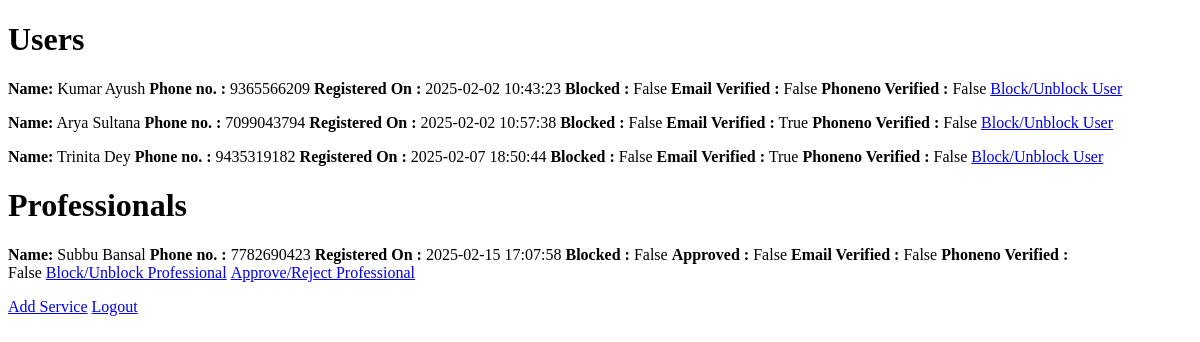
Before: /admin (signed in) with the older database file.
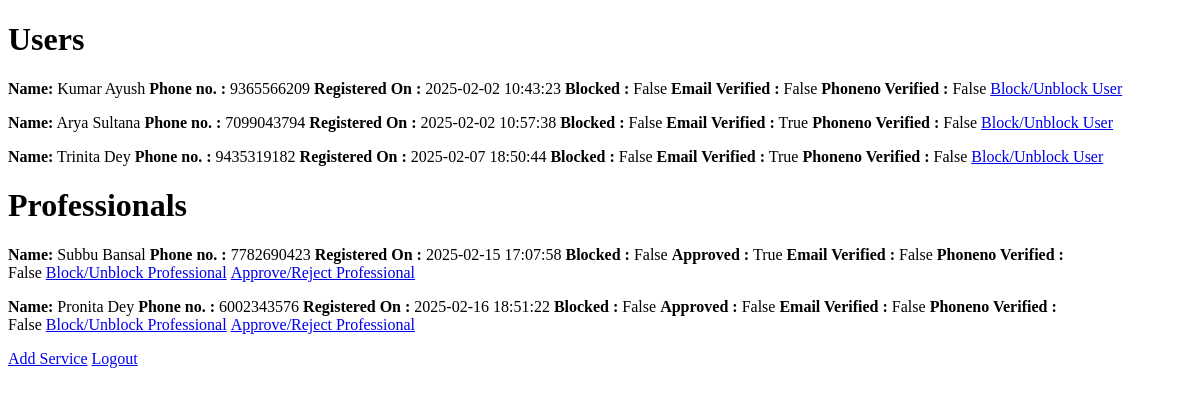
After: the same page with the newer database file.
### models.py (models this page shows, shortened)
class User(UserMixin,db.Model):
    __tablename__="user"
    u_id=db.Column(db.Integer,autoincrement=True,primary_key=True)
    u_f_name=db.Column(db.String,nullable=False,unique=True)
    u_l_name = db.Column(db.String, nullable=False, unique=True)
    date_registred=db.Column(db.DateTime,default=db.func.current_timestamp())
    u_city=db.Column(db.String)
    u_address=db.Column(db.String)
    u_phoneno=db.Column(db.Integer,unique=True,nullable=False)
    u_email=db.Column(db.String,unique=True,nullable=False)
    u_pwd=db.Column(db.String,nullable=False)
    u_img_profile=db.Column(db.String)
    isBlock = db.Column(db.Boolean, default=False)
    e_verification = db.Column(db.Boolean, default=False)
    p_verification = db.Column(db.Boolean, default=False)

class Professional(UserMixin,db.Model):
    __tablename__="professional"
    p_id=db.Column(db.Integer,autoincrement=True,primary_key=True)
    p_f_name=db.Column(db.String,nullable=False,unique=True)
    p_l_name = db.Column(db.String, nullable=False, unique=True)
    p_date_registred=db.Column(db.DateTime,default=db.func.current_timestamp())
    p_city=db.Column(db.String)
    p_address=db.Column(db.String)
    p_phoneno=db.Column(db.Integer,unique=True,nullable=False)
    p_email=db.Column(db.String,unique=True,nullable=False)
    p_pwd=db.Column(db.String,nullable=False)
    p_img_profile=db.Column(db.String)
    isBlock = db.Column(db.Boolean, default=False)
    isApproved=db.Column(db.Boolean,default=False)
    e_verification = db.Column(db.Boolean, default=False)
    p_verification = db.Column(db.Boolean, default=False)
    s_id = db.Column(db.Integer, db.ForeignKey("service.s_id"))

### main.py (the view)
@app.route('/admin',methods=["GET","POST"])
@login_required
def admin():
    try:
        users = User.query.all()
        professionals = Professional.query.all()
        return render_template("admin.html", users=users, professionals=professionals)
    except:
        print("admin login exception")
        return redirect(url_for("admin_login"))

### main.py (called while the page is built)
@login_manager.user_loader
def load_user(user_id):
    parts=str(user_id).split("-")
    if len(parts)!=2:
        return None
    user_type,user_id=parts
    if user_type=="user":
        return User.query.get(int(user_id))
    elif user_type=="prof":
        return Professional.query.get(int(user_id))
    elif user_type=="admin":
        return Admin.query.get(int(user_id))
    else:
        return None

@app.after_request
def add_header(response):
    response.headers['Cache-Control'] = 'no-store, no-cache, must-revalidate, post-check=0, pre-check=0, max-age=0'
    response.headers['Pragma'] = 'no-cache'
    response.headers['Expires'] = '0'
    return response

### templates/admin.html (shortened to what this page needs)
<!DOCTYPE html>
<html lang="en">
<head>
</head>
<body>
<h1>Users</h1>
{% for i in users %}
<p><b>Name:</b> {{i.u_f_name}} {{i.u_l_name}}&nbsp;<b>Phone no. :</b> {{i.u_phoneno}}&nbsp;<b>Registered On :</b> {{i.date_registred}}&nbsp;<b>Blocked :</b> {{i.isBlock}}&nbsp;<b>Email Verified :</b> {{i.e_verification}}&nbsp;<b>Phoneno Verified :</b> {{i.p_verification}}&nbsp;<a href="admin/block/{{'user'}}/{{i.u_id}}">Block/Unblock User</a></p>
{% endfor %}
<h1>Professionals</h1>
{% for i in professionals %}
<p><b>Name:</b> {{i.p_f_name}} {{i.p_l_name}}&nbsp;<b>Phone no. :</b> {{i.p_phoneno}}&nbsp;<b>Registered On :</b> {{i.p_date_registred}}&nbsp;<b>Blocked :</b> {{i.isBlock}}&nbsp;<b>Approved :</b> {{i.isApproved}}&nbsp;<b>Email Verified :</b> {{i.e_verification}}&nbsp;<b>Phoneno Verified :</b> {{i.p_verification}}&nbsp;<a href="admin/block/{{'professional'}}/{{i.p_id}}">Block/Unblock Professional</a>&nbsp;<a href="admin/approve/{{'professional'}}/{{i.p_id}}">Approve/Reject Professional</a></p>
{% endfor %}
<a href="/admin/service/{{'s'}}/0">Add Service</a>
<a href="/alogout">Logout</a>
</body>
</html>

Changed rows visible on the page:
changed Professional "Subbu": isApproved "False" → "True"
added Professional: p_f_name "Pronita", p_l_name "Dey", p_phoneno "6002343576", p_date_registred "2025-02-16 18:51:22", isBlock "False", isApproved "False", e_verification "False", p_verification "False"
